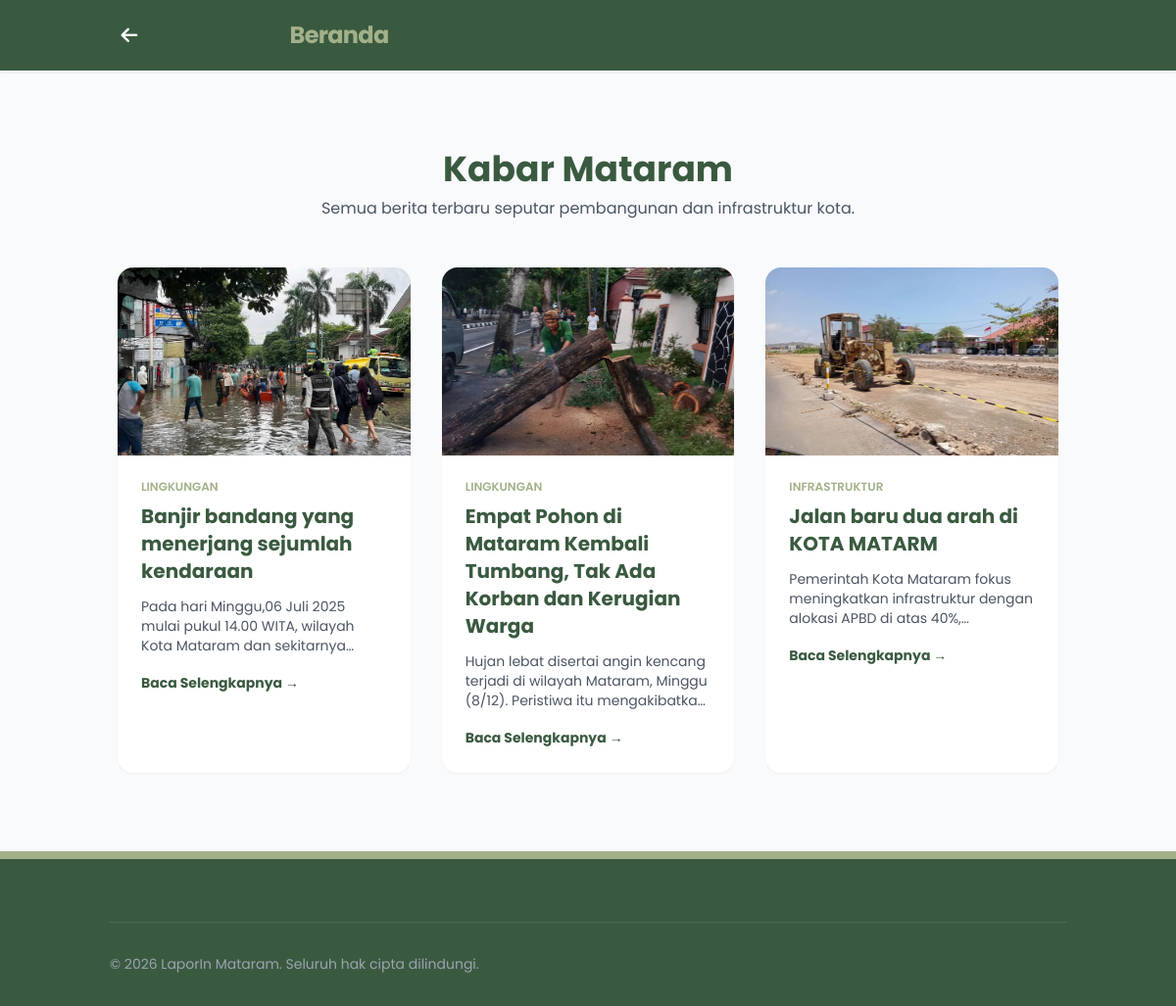
Page /semuaBerita.php on the committed database.
### tables this page shows
CREATE TABLE `berita` (
  `id` int(11) NOT NULL,
  `judul` varchar(200) NOT NULL,
  `isi` text NOT NULL,
  `foto` varchar(255) DEFAULT NULL,
  `kategori` varchar(50) DEFAULT NULL,
  `tanggal` timestamp NOT NULL DEFAULT current_timestamp()
);

### semuaBerita.php (the view, shortened to what this page needs)
<?php
require __DIR__ . '/database/conection.php';
$limit = 6;
$page = isset($_GET['page']) ? (int)$_GET['page'] : 1;
$offset = ($page - 1) * $limit;
$query_berita = $pdo->prepare("SELECT * FROM berita ORDER BY tanggal DESC LIMIT :limit OFFSET :offset");
$query_berita->bindValue(':limit', $limit, PDO::PARAM_INT);
$query_berita->bindValue(':offset', $offset, PDO::PARAM_INT);
$query_berita->execute();
?>
<!DOCTYPE html>
<html lang="id">
<head>
    <script src="https://cdn.tailwindcss.com"></script>
    <link rel="stylesheet" href="https://cdnjs.cloudflare.com/ajax/libs/font-awesome/6.4.0/css/all.min.css">
    <link rel="stylesheet" href="src/style.css">
</head>
<body class="bg-graybg">
<nav class="navbar bg-primary" style="background-color: var(--primary) !important;">
    <div class="container">
        <div class="navbar__inner">
            <a href="index.php" class="navbar__brand" style="color: white !important;">
                <span class="navbar__logo-icon">
                    <i class="fa-solid fa-arrow-left"></i>
                </span>
                <span class="navbar__brand-text">Kembali ke <span>Beranda</span></span>
            </a>
        </div>
    </div>
</nav>
<section class="py-20">
    <div class="container mx-auto px-4 lg:px-8">
        <div class="mb-12 text-center">
            <h2 class="text-3xl lg:text-4xl font-bold text-primary mb-2">Kabar Mataram</h2>
            <p class="text-gray-600">Semua berita terbaru seputar pembangunan dan infrastruktur kota.</p>
        </div>
        <div class="grid grid-cols-1 md:grid-cols-3 gap-8">
            <?php if($query_berita->rowCount() > 0): ?>
                <?php while($berita = $query_berita->fetch()): ?>
                <article class="bg-white rounded-2xl overflow-hidden shadow-sm">
                    <?php if(!empty($berita['foto'])): ?>
                    <img src="uploads/foto_berita/<?php echo $berita['foto']; ?>"
                        alt="<?php echo htmlspecialchars($berita['judul']); ?>"
                        class="w-full h-48 object-cover">
                    <?php else: ?>
                    <div class="w-full h-48 bg-slate-200 flex items-center justify-center">
                        <span class="text-slate-400 text-sm">Tidak ada foto</span>
                    </div>
                    <?php endif; ?>
                    <div class="p-6">
                        <p class="text-xs text-accent font-semibold mb-2 uppercase"><?php echo $berita['kategori']; ?></p>
                        <h3 class="font-bold text-primary text-xl mb-3"><?php echo htmlspecialchars($berita['judul']); ?></h3>
                        <p class="text-gray-600 text-sm mb-4 line-clamp-3"><?php echo substr(strip_tags($berita['isi']), 0, 150) . '...'; ?></p>
                        <button
                            onclick="bukaBerita(this)"
                            data-judul="<?php echo htmlspecialchars($berita['judul']); ?>"
                            data-kategori="<?php echo $berita['kategori']; ?>"
                            data-tanggal="<?php echo date('d F Y', strtotime($berita['tanggal'])); ?>"
                            data-isi="<?php echo htmlspecialchars($berita['isi']); ?>"
                            data-foto="<?php echo !empty($berita['foto']) ? 'uploads/foto_berita/' . $berita['foto'] : ''; ?>"
                            class="text-primary text-sm font-bold hover:text-accent transition-colors cursor-pointer bg-transparent border-none p-0">
                            Baca Selengkapnya &rarr;
                        </button>
                    </div>
                </article>
                <?php endwhile; ?>
            <?php else: ?>
                <p class="text-gray-400 col-span-3 text-center py-8">Belum ada berita tersedia.</p>
            <?php endif; ?>
        </div>
    </div>
</section>
<footer class="footer">
    <div class="container">
        <div class="footer__bottom">
            <p>&copy; 2026 LaporIn Mataram. Seluruh hak cipta dilindungi.</p>
        </div>
    </div>
</footer>
</body>
</html>

### src/style.css (style rules this page uses)
:root { --primary: #3a5a40; --primary-dark: #2b4330; --accent: #a3b18a; --white: #ffffff; --graybg: #f8fafc; --gray-100: #f3f4f6; --gray-200: #e5e7eb; --gray-300: #d1d5db; --gray-400: #9ca3af; --gray-500: #6b7280; --gray-600: #4b5563; --dark: #1e293b; --font: "Poppins", sans-serif; --radius-sm: 12px; --radius-md: 16px; --radius-lg: 24px; --radius-full: 9999px; --shadow-sm: 0 1px 3px rgba(0, 0, 0, 0.08); --shadow-md: 0 4px 16px rgba(0, 0, 0, 0.1); --shadow-lg: 0 10px 40px rgba(0, 0, 0, 0.13); --transition: all 0.3s ease; }
*, *::before, *::after { box-sizing: border-box; margin: 0; padding: 0; }
html { scroll-behavior: smooth; }
body { font-family: var(--font); background: var(--white); color: #333; -webkit-font-smoothing: antialiased; }
img { display: block; max-width: 100%; }
a { text-decoration: none; color: inherit; }
button { font-family: var(--font); }
.container { width: 100%; max-width: 1200px; margin: 0 auto; padding: 0 1.5rem; }
.navbar { position: sticky; top: 0; z-index: 50; background: var(--white); border-bottom: 1px solid var(--gray-100); box-shadow: var(--shadow-sm); padding: 1rem 0; }
.navbar__inner { display: grid; grid-template-columns: 1fr auto 1fr; align-items: center; }
.navbar__brand { display: flex; align-items: center; gap: 0.5rem; }
.navbar__logo-icon { width: 40px; height: 40px; background: var(--primary); border-radius: 12px; display: flex; align-items: center; justify-content: center; color: var(--white); font-size: 1.2rem; transition: var(--transition); flex-shrink: 0; }
.navbar__brand-text { font-size: 1.5rem; font-weight: 700; color: var(--primary); letter-spacing: -0.03em; }
.navbar__brand-text span { color: var(--accent); }
.footer { background: var(--primary); color: var(--white); padding: 4rem 0 2rem; border-top: 8px solid var(--accent); }
.footer__bottom { border-top: 1px solid rgba(255, 255, 255, 0.1); padding-top: 2rem; display: flex; flex-wrap: wrap; justify-content: space-between; align-items: center; gap: 1rem; }
.footer__bottom p { color: #9ca3af; font-size: 0.875rem; }

### rows in the picture
berita: foto (picture), kategori "LINGKUNGAN", judul "Banjir bandang yang menerjang sejumlah kendaraan", isi "Pada hari Minggu,06 Juli 2025 mulai pukul 14.00 WITA, wilayah Kota Mataram dan…"
berita: foto (picture), kategori "LINGKUNGAN", judul "Empat Pohon di Mataram Kembali Tumbang, Tak Ada Korban dan Kerugian Warga", isi "Hujan lebat disertai angin kencang terjadi di wilayah Mataram, Minggu (8/12). Peristiwa itu…"
berita: foto (picture), kategori "INFRASTRUKTUR", judul "Jalan baru dua arah di KOTA MATARM", isi "Pemerintah Kota Mataram fokus meningkatkan infrastruktur dengan alokasi APBD di atas…"
